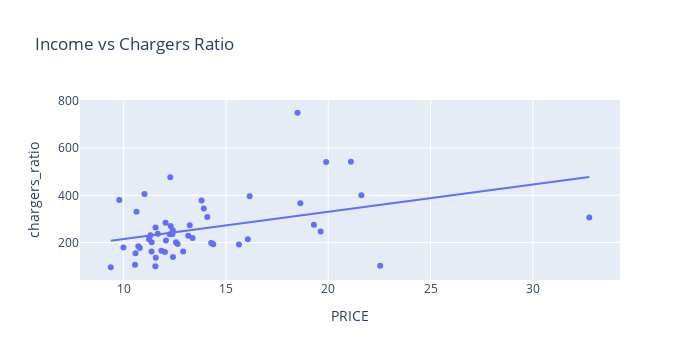

Notebook source saved alongside this figure:
### Code cell
# Compare data of EV chargers ratio and Electricity Price by showing the scatter plot.
fig = px.scatter(
    ev_electricity,
    x = 'PRICE',
    y = 'chargers_ratio',
    title = 'Income vs Chargers Ratio',
    trendline = 'ols'
)

fig.update_layout(width = 700)
fig.show()

### Figure 1 — Plotly figure (JSON) as saved in the notebook; plotly's stock layout.template omitted (floating-point values rounded to 4 significant figures)
{"data": [{"hovertemplate": "PRICE=%{x}<br>chargers_ratio=%{y}<extra></extra>", "legendgroup": "", "marker": {"color": "#636efa", "symbol": "circle"}, "mode": "markers", "name": "", "orientation": "v", "showlegend": false, "type": "scatter", "x": [22.54, 12.41, 9.99, 13.16, 19.9, 12.28, 21.62, 12.05, 11.37, 12.26, 32.76, 13.81, 10.58, 12.56, 12.02, 11.56, 10.56, 9.37, 21.11, 13.92, 16.16, 16.07, 14.09, 13.23, 11.55, 11.85, 11.24, 12.07, 11.31, 19.63, 15.64, 13.37, 11.67, 19.3, 12.64, 10.72, 11.02, 14.38, 18.64, 12.91, 12.39, 10.79, 11.36, 10.63, 12.4, 18.5, 9.79, 14.28, 11.57, 12.3], "xaxis": "x", "y": [102.3, 138.6, 179.6, 229.2, 540.8, 476.4, 399.8, 283.9, 201.3, 235.7, 306.6, 378.2, 154.7, 201.7, 160.2, 263.9, 106.5, 95.76, 541.7, 344.0, 395.5, 214.5, 308.1, 272.9, 100.4, 166.0, 213.7, 209.2, 231.5, 246.8, 192.3, 219.0, 237.3, 275.6, 194.1, 184.8, 405.8, 193.2, 366.8, 162.3, 236.0, 177.1, 162.8, 330.9, 252.6, 749.1, 380.4, 198.4, 135.6, 270.5], "yaxis": "y"}, {"hovertemplate": "<b>OLS trendline</b><br>chargers_ratio = 11.5343 * PRICE + 99.6176<br>R<sup>2</sup>=0.149252<br><br>PRICE=%{x}<br>chargers_ratio=%{y} <b>(trend)</b><extra></extra>", "legendgroup": "", "marker": {"color": "#636efa", "symbol": "circle"}, "mode": "lines", "name": "", "showlegend": false, "type": "scatter", "x": [9.37, 9.79, 9.99, 10.56, 10.58, 10.63, 10.72, 10.79, 11.02, 11.24, 11.31, 11.36, 11.37, 11.55, 11.56, 11.57, 11.67, 11.85, 12.02, 12.05, 12.07, 12.26, 12.28, 12.3, 12.39, 12.4, 12.41, 12.56, 12.64, 12.91, 13.16, 13.23, 13.37, 13.81, 13.92, 14.09, 14.28, 14.38, 15.64, 16.07, 16.16, 18.5, 18.64, 19.3, 19.63, 19.9, 21.11, 21.62, 22.54, 32.76], "xaxis": "x", "y": [207.7, 212.5, 214.8, 221.4, 221.7, 222.2, 223.3, 224.1, 226.7, 229.3, 230.1, 230.6, 230.8, 232.8, 233.0, 233.1, 234.2, 236.3, 238.3, 238.6, 238.8, 241.0, 241.3, 241.5, 242.5, 242.6, 242.8, 244.5, 245.4, 248.5, 251.4, 252.2, 253.8, 258.9, 260.2, 262.1, 264.3, 265.5, 280.0, 285.0, 286.0, 313.0, 314.6, 322.2, 326.0, 329.2, 343.1, 349.0, 359.6, 477.5], "yaxis": "y"}], "layout": {"height": 360, "legend": {"tracegroupgap": 0}, "title": {"text": "Income vs Chargers Ratio"}, "width": 700, "xaxis": {"anchor": "y", "autorange": true, "domain": [0, 1], "range": [7.867, 34.26], "title": {"text": "PRICE"}, "type": "linear"}, "yaxis": {"anchor": "x", "autorange": true, "domain": [0, 1], "range": [41.85, 803.0], "title": {"text": "chargers_ratio"}, "type": "linear"}}}
